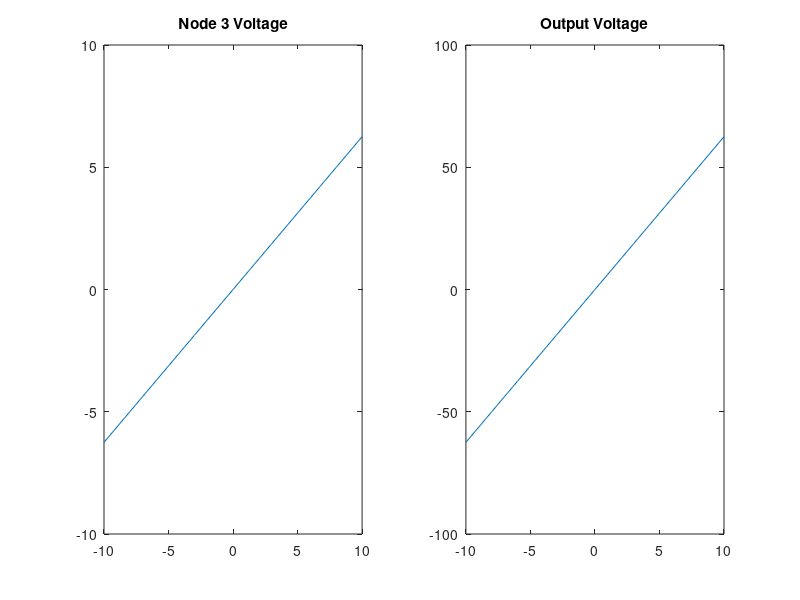
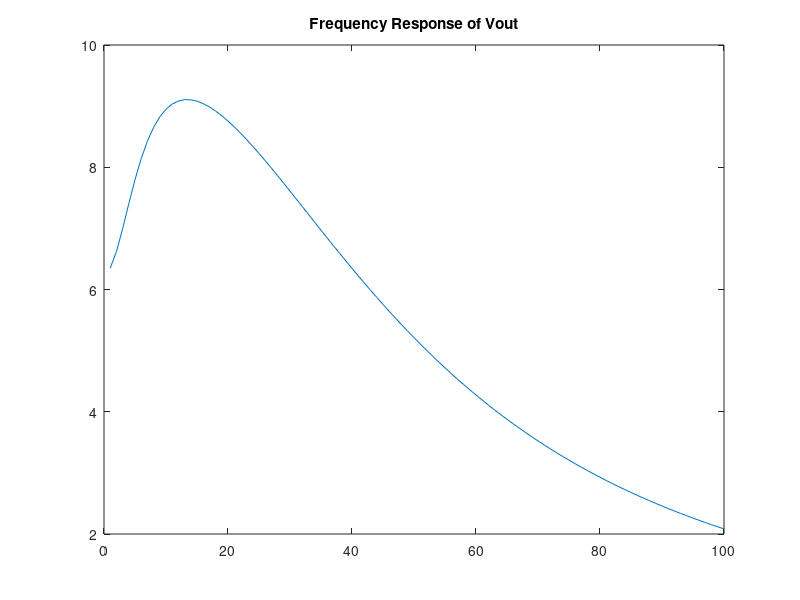
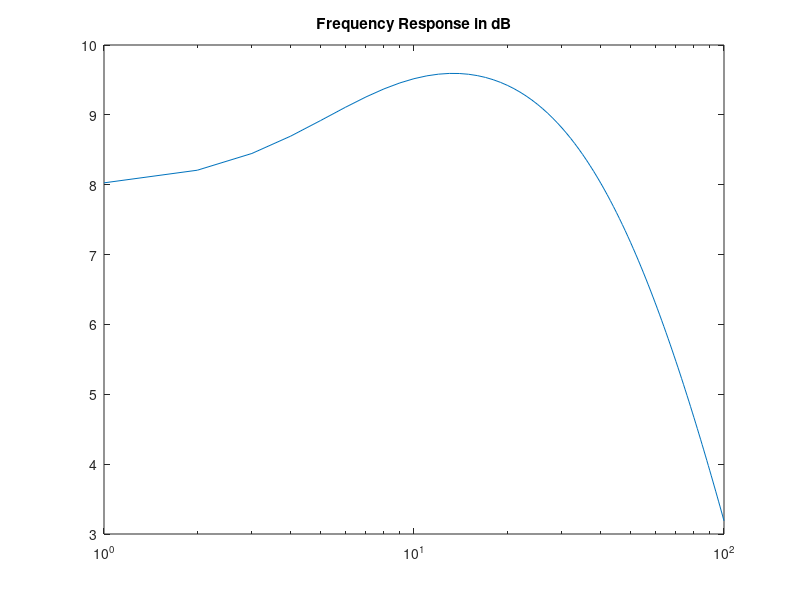

MATLAB code for these plots, in order: (Note: this script raises an error after producing the figures.)
%defining component values
R1 = 1;
R2 = 2;
R3 = 10;
R4 = 0.1;
R5 = 1000;
g1 = 1/R1;
g2 = 1/R2;
g3 = 1/R3;
g4 = 1/R4;
g5 = 1/R5;
L = 0.2;
C = .25;
a = 100;

%Capacitive matrix
C = [C -C 0 0 0 0 0;
    -C C 0 0 0 0 0;
     0 0 0 0 0 0 0;
     0 0 0 0 0 0 0;
     0 0 0 0 0 0 0;
     0 0 0 0 0 0 -L;
     0 0 0 0 0 0 0];
%Conductivity matrix
 G =   [g1 -g1 0 0 0 1 0 ;
        -g1 g1+g2 0 0 0 0 1;
        0 0 g3 0 0 0 -1;
        0 0 0 1 0 0 -a;
        0 0 0 -g4 g4+g5 0 0 ;
        0 1 -1 0 0 0 0 ;
        1 0 0 0 0 0 0];
    Vmid = zeros(1,21);
    Vout = zeros(1,21);
    
    %input DC voltage sweep
    for Vin = -10:10
    F = [0 0 0 0 0 0 Vin]';
    V = G\F;
    Vmid(Vin+11) = V(3);
    Vout(Vin+11) = V(5);
    end
    %plot DC voltage characteristic across gain stage
    Vin = -10:10;
    figure(1)
    subplot(1,2,1);
    plot(Vin,real(Vmid))
    title('Node 3 Voltage')
    subplot(1,2,2);
    plot(Vin,real(Vout))
    title('Output Voltage')
    
    Vout = zeros(1,100);
    %frequency domain sweep
    Vin=1;
for w=1:100
    %sweep from 1 to 100 rad/s
    %F stays at constant, Vin = 1V
    F = [0 0 0 0 0 0 Vin]';
    V = (G+1i*w*C)\F;
    %storing values of Vout for each iteration of frequency
    Vout(w) = V(5);
end
w=1:100;
figure(2)
%plot frequency response of Vout
plot(w,real(Vout))
title('Frequency Response of Vout')
figure(3)
%plotting gain in dB's
semilogx(w,10*log10(real(Vout)/Vin))
title('Frequency Response in dB')

%I need to make a histogram of the gain values
%frequency domain
%constant voltage
%thing changing in the loop is w, which will be a vector of values chosen
%randomly from a gaussian distribution with an average of pi and std of
%0.05.

w = pi+randn(1,10000)*0.05;
Vout = zeros(1,10000);
for n = 1:10000
    F = [0 0 0 0 0 0 Vin]';
    V = (G+1i*w(n)*C)\F;
    Vout(n) = V(5);
end
gain = 10*log10(real(Vout)/Vin);
%plotting frequency response to gaussian perturbations
figure(4)
histogram(gain,20)
title('Gain Histogram')
